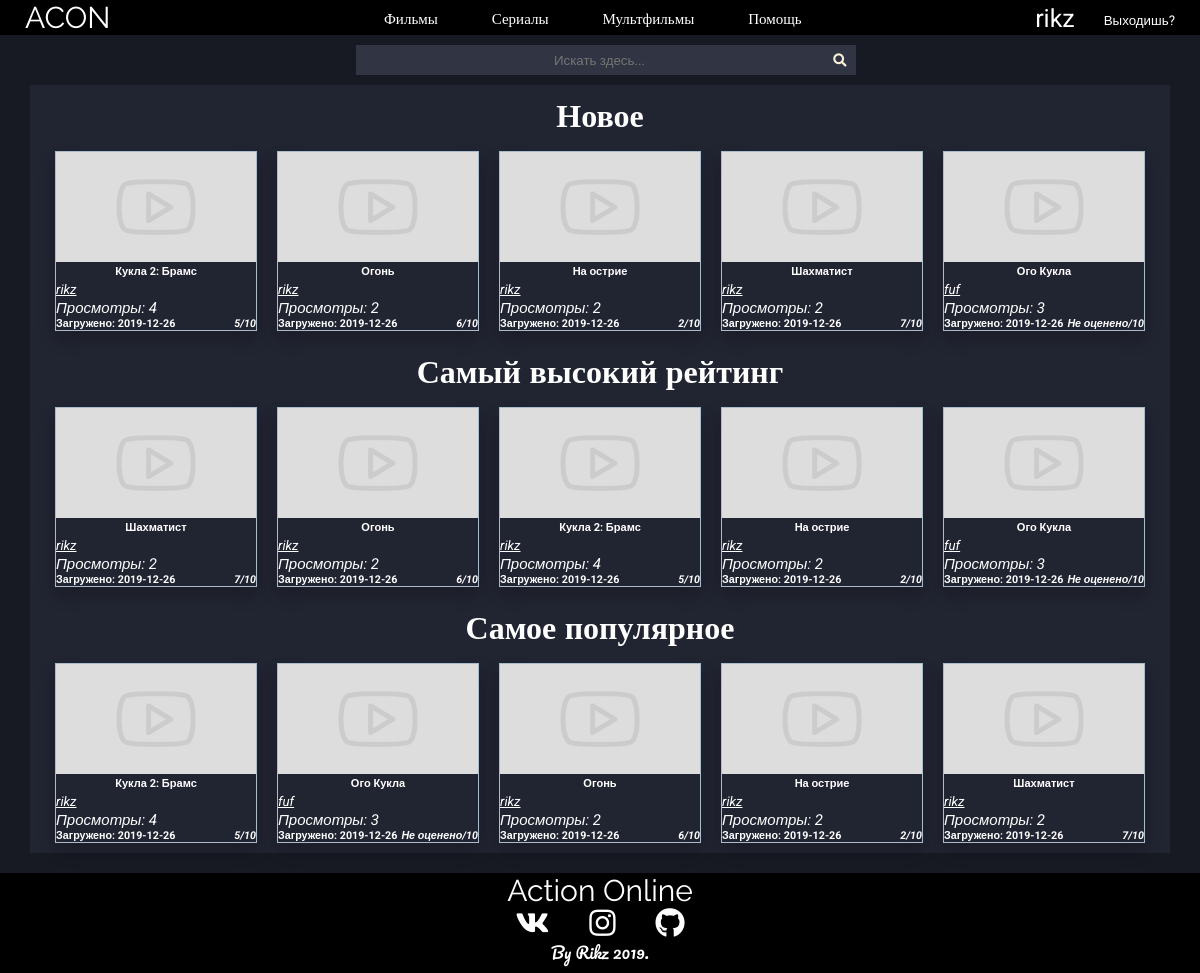
The page / (signed in) on the database its author committed.
### tables this page shows
CREATE TABLE `files` (
  `id` int(11) UNSIGNED NOT NULL,
  `title` varchar(250) NOT NULL,
  `description` text DEFAULT NULL,
  `preview` varchar(500) DEFAULT NULL,
  `location` varchar(500) NOT NULL,
  `author` varchar(200) DEFAULT NULL,
  `main_genre` int(11) UNSIGNED NOT NULL DEFAULT 1,
  `creator` int(11) UNSIGNED NOT NULL,
  `upload_date` date NOT NULL,
  `views` int(15) UNSIGNED DEFAULT NULL,
  `middle_rating` float UNSIGNED NOT NULL DEFAULT 0,
  `showing` int(10) UNSIGNED NOT NULL,
  `moderating` int(11) UNSIGNED NOT NULL
);

### lib/mainFunctions.php (the view, shortened to what this page needs)
<?php
  function level($user = 0, $id_view = 0 ) {
    require "lib/db.php";
    if (!$user) {
    	$user = $_SESSION["user_username"];
    }
    if ($id_view) {
      $query = "SELECT users.username AS username, roles.id
        FROM users INNER JOIN roles
         ON users.role = roles.id WHERE username = '$user'";
      $data = mysqli_query($dbc,$query);
      $info = mysqli_fetch_assoc($data);
      return $info['id'];
    }
  }
  function NameByid($id = 0) {
    if (!$id) {
      return ;
    }
    else {
      require "lib/db.php";
      $query = "SELECT username FROM `users` WHERE id = ? LIMIT 1";
      $stmt = mysqli_prepare($dbc,$query);
      mysqli_stmt_bind_param($stmt, 'i', $id);
      mysqli_stmt_execute($stmt);
      mysqli_stmt_bind_result($stmt,$user);
      return $user;
    }
  }
  function accountButton($id,$text = '') {
    return "<button type='submit' id='idNameButton' name='user_link' value=".$id.">".$text."<i class='line_under'>".NameByid($id)."</i></button>";
  }
  function draw_video($query = 0, $showmoderating = 0, $limit = -1, $info = 0) {
	if ($query || $info) {
		if ($info == 0) {
			require "lib/db.php";
			$data = mysqli_query($dbc,$query);
			$info = mysqli_fetch_assoc($data);
			echo "<div class='videos'>";
			$selfdb = 1;
		}
		$counter = 0;
		while ($info) {
			if ((!$info['moderating']) || ($info['moderating'] && $showmoderating == 1)) {
				if (!$info['preview'] || !file_exists($info['preview'])) {
					$info['preview'] = "images\\vid_paceholder.jpg";
				}
				if (!$info['middle_rating']) {
					$info['middle_rating'] = "Не оценено";
				}
		        if ($info['showing'] == 0 && $info['showing'] != NULL) {
		          echo "
		            <div class='video' style='border: 3px #615f57 solid;'>";
		        }
		        else{
		          echo "
		            <div class='video'>";
		        }
				echo "
		        	<form method='GET' action='watch'>
		            <button class='videoButton' name='vid' value=".$info['id']."><img class='videoPreview' src=".$info['preview'].">
		            <h5>".$info['title']."</h5>
		            </button></form>
		            <form method='GET' action='account'>
		            <p>".accountButton($info['creator'])."</p>
		            </form>
		            <i id='homeViews'>Просмотры: ".$info['views']."</i>
		            <h6 id='homeAddInfo'>Загружено: ".$info['upload_date']."<i>".$info['middle_rating']."/10</i></h6>
		        </div>";
		        $counter++;
		    }
		    elseif ($counter == 0 && $showmoderating == 1) {
		    	echo "<p id='about'>Извините,сейчас тут ничего нет.</p>";
		    }
		    if ($selfdb) {
		    	$info = mysqli_fetch_assoc($data);
		    }
		    else{
		    	$info = 0;
		    }
		}
		if ($selfdb) {
			echo "</div>";
		}
	}
}
?>

### style/style.css (style rules this page uses)
* { margin: 0; padding: 0; font-family: 'Roboto', sans-serif; }
html, body { height:100%; }
body { background-color: #171923; color: white; }
.videos { display: flex; flex-wrap: wrap; justify-content: center; margin-top: 10px; }
.video { margin: 0 10px 10px 10px; margin-bottom: 10px; max-width: 200px; box-shadow: 0px 8px 16px 0px rgba(0,0,0,0.2); border: 1px #abc solid; }
#homeViews { font-size: 15px; }
#homeAddInfo { display: flex; flex-wrap: wrap; justify-content: space-between; align-items: flex-end; }
.videoPreview { width: 200px; height: 110px; }
.videoButton { cursor: pointer; border: none; color: white; background-color: #212431; }
.line_under { text-decoration: underline; }
#idNameButton { cursor: pointer; border: none; color: white; background-color: #212431; }

### rows shown on the page
files: moderating 0 (drawn), title "Кукла 2: Брамс", views "4", upload_date "2019-12-26", middle_rating "5"
files: moderating 0 (drawn), title "Огонь", views "2", upload_date "2019-12-26", middle_rating "6"
files: moderating 0 (drawn), title "На острие", views "2", upload_date "2019-12-26", middle_rating "2"
files: moderating 0 (drawn), title "Шахматист", views "2", upload_date "2019-12-26", middle_rating "7"
files: moderating 0 (drawn), title "Ого Кукла", views "3", upload_date "2019-12-26"

### other values the page prints
$_SESSION['user_username'] "rikz"
NameByid($id) "rikz"
NameByid($id) "fuf"
$info['middle_rating'] "Не оценено"
